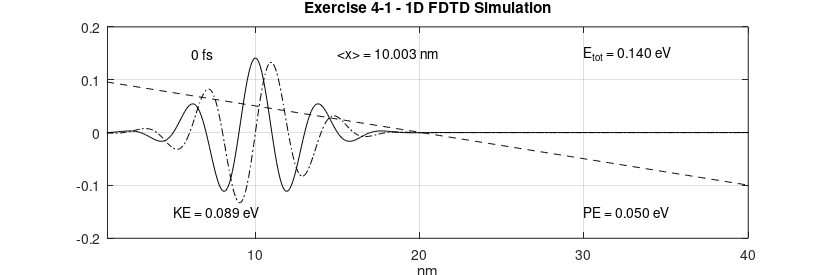
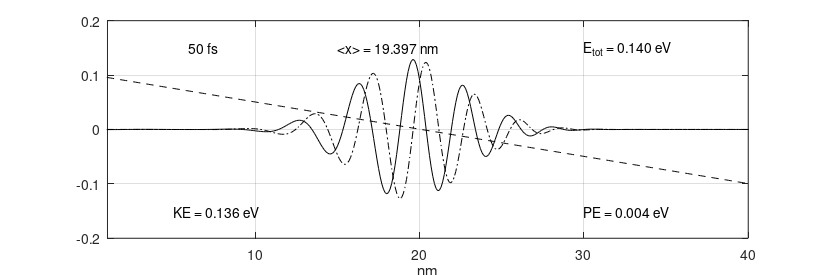
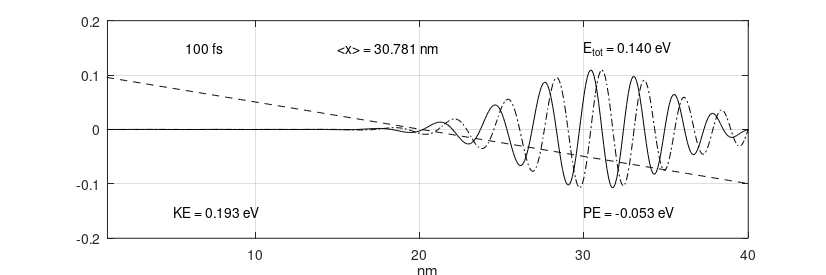

These figures' MATLAB source, in order:
##############################################################################
##
## Copyright (C) 2023, Ervin Mazlagic
##
## This file is part of the personal solutions manual for "Quantum Mechanics
## for Electrical Engineers" by Dennis M. Sullivan (ISBN 978-0-470-87409-7),
## see "github.com/ninux/qmee".
##
##############################################################################

## Chapter 1 - Exercise 4-1
## 1D FDTD simulation of psi

# cleanup environment
clear all;
close all;

% measure time for complete script to run
tic();

# general definitions and constants
h           = 6.626e-34;    # [J*s]     Plank's constant
hbar        = h/(2*pi);     # [J*s]     reduced Plank's constant
m0          = 9.1e-31;      # [kg]      free space mass of electron (rest mass)

meff_Si     = 1.08;         # [-]       effective mass factor of Si
meff_Ge     = 0.067;        # [-]       effective mass factor of Ge
meff_GaAs   = 0.55;         # [-]       effective mass factor of GaAs

meff        = meff_Si;      # [m]       effective mass
melec       = meff*m0;      # [?]       mass of an electron
ecoul       = 1.6e-19;      # [C]       charge of an electron
epsz        = 8.85e-9;      # [A*s/V/m] dielectric of free space
eV2J        = 1.6e-19;      # [-]       energy conversion factor (eV to J)
J2eV        = 1/eV2J;       # [-]       energy conversion factor (J to eV)

# simulation parameters
NN          = 400;          # [-]       number of points in the problem space
del_x       = .1e-9;        # [?]       cell size
dt          = 2e-17;        # [s]       time steps
DX          = del_x*1e9;    # [_]       cell size in nm
XX          = (DX:DX:DX*NN);# [-]       length in nm for plotting
ra          = (0.5*hbar/melec)*(dt/del_x^2);    # must be < 0.15 for stability

# check stability
if (ra < 0.15)
    # stable
elseif
    # unstable
    printf("WARNING: Simulation not stable, check parameters ...");
endif

# specification of the potential
# original code with loops
#{
V = zeros(1,NN);  # init potential vector

## potential definitions

# constant barrier band in center
for n = NN/2:NN/2+50
    V(n) = .15*eV2J;
end

# semiconductor condution band
for n = 1 : NN/2
    V(n) = .1*eV2J;
end

for n = NN/2+1 : NN
    V(n) = .2*eV2J;
end

# electric field
for n = 1 : NN
    V(n) = -(0.2/400)*(n-400)*eV2J;
end
#}
# new code with potential selection and without loops
V = zeros(1,NN);    # initialize potential vector with 0

# potential options
#{
    A = zero potential
    B = constant barrier band in center
    C = semiconductor conduction band
    D = one-sided finite wall
    E = linear electric field
    F = constant electric field
#}
potentialOption = "F";

if (potentialOption == "A")
    # zero potential
elseif (potentialOption == "B")
    # constant barrier band in center
    bw = 50;                    # barrier width
    vb = 0.15*eV2J;             # barrier potential
    V(NN/2:NN/2+bw) = vb;
elseif (potentialOption == "C")
    # semicondctor conduction band
    vb1 = 0.1*eV2J;             # 1st potential
    vb2 = 0.2*eV2J;             # 2nd potential
    V(1:NN/2) = vb1;
    V(NN/2+1:NN) = vb2;
elseif (potentialOption == "D")
    # one-sided finite wall
    vb = 0.2*eV2J;              # potential
    V(1:NN/2) = vb;
elseif (potentialOption == "E")
    # linear electric field
    vbm = (0.2/NN)*eV2J;        # max. potential
    V(1:NN) = ([NN:-1:1]')*vbm;
elseif (potentialOption == "F")
    vbm = (0.2/NN)*eV2J;        # max. potential
    V(1:NN) = ([NN/2:-1:-NN/2+1]')*vbm;
elseif
    printf("ERROR: invalid potential option, aborting script ...\n");
    return
endif

#initialize a sine wave in a gaussian envelope
lambda  = 40;           # pulse wavelength
sigma   = 40;           # pulse width
nc      = 100;          # starting position
prl     = zeros(1,NN);  # real part of the state variable
pim     = zeros(1,NN);  # imaginary part of the state variable
ptot    = 0.;           # total energy

# original code with loops
#{
for n=2:NN-1
    prl(n)  = exp(-1.*((n-nc)/sigma)^2)*cos(2*pi*(n-nc)/lambda);
    pim(n)  = exp(-1.*((n-nc)/sigma)^2)*sin(2*pi*(n-nc)/lambda);
    ptot    = ptot + prl(n)^2 + pim(n)^2;
end
#}
# new code without loops
prl(2:NN-1) = exp(-1.*(([2:NN-1]-nc)./sigma).^2) ...
            .* cos((2*pi).*([2:NN-1]-nc)./lambda);
pim(2:NN-1) = exp(-1.*(([2:NN-1]-nc)./sigma).^2) ...
            .* sin((2*pi).*([2:NN-1]-nc)./lambda);
ptot = sum(prl.^2) + sum(pim.^2);

pnorm = sqrt(ptot); # normalization constant

# normalize and check
ptot = 0.;

# original code with loops
#{
for n=1:NN
    prl(n)  = prl(n)/pnorm;
    pim(n)  = pim(n)/pnorm;
    ptot    = ptot + prl(n)^2 + pim(n)^2;
end
#}
# new code without loops
prl(1:NN) = prl(1:NN)./pnorm;
pim(1:NN) = pim(1:NN)./pnorm;
ptot = sum(prl(1:NN).^2) + sum(pim(1:NN).^2);

# check normalization for total energy
    norm_limit = (1e-3)*[-1, 1] + 1;
    if (ptot > norm_limit(1) && ptot < norm_limit(2))
        # normalization ok
        fprintf("INFO: Normalization for energy ok (n = %f, error = %2.3f %%).\n",
                ptot, (ptot-1)*1e2);
    else
        # normalization not ok
        fprintf("WARNING: Normalization for energy not ok (n = %f, error = %2.3f %%).\n",
                ptot, (ptot-1)*1e2);
    endif

# parameters for the FDTD simulation
T       = 0;    # absolute time in steps
n_step  = 1;    # steps per loop
count   = 0;    # number of loops
nos     = 2500; # number of timestepts between plots (equidistant)
nop     = 3;    # number of plots to be made

# perform simulation
while nop > count

    # this is the core FDTD program
    for m=1:n_step
        T = T+1;

        #{
        for n=2:NN-1
            prl(n) = prl(n) ...
                   - ra*(pim(n-1) -2*pim(n) + pim(n+1)) ...
                   + (dt/hbar)*V(n)*pim(n);
        end

        for n=2:NN-1
            pim(n) = pim(n) ...
                   + ra*(prl(n-1) -2*prl(n) + prl(n+1)) ...
                   - (dt/hbar)*V(n)*prl(n);
        end
        #}
        # new code without loops
        rng = [2:NN-1];

        prl(rng) = prl(rng) ...
                 - ra.*(pim(rng-1) - 2.*pim(rng) + pim(rng+1)) ...
                 + (dt/hbar).*V(rng).*pim(rng);

        pim(rng) = pim(rng) ...
                 + ra.*(prl(rng-1) - 2.*prl(rng) + prl(rng+1)) ...
                 - (dt/hbar).*V(rng).*prl(rng);
    end

    # calculate the expected values
    PE = 0.;    # initialize potential energy

    # original code with loops
    #{
    for n=1:NN
        psi(n) = prl(n) + i*pim(n);
        PE     = PE + psi(n)*psi(n)'*V(n);
    end
    #}
    # new code without loops
    psi(1:NN) = prl(1:NN) + i.*pim(1:NN);
    PE = sum(psi(1:NN).*conj(psi(1:NN)).*V(1:NN));

    # check normalization
    check_norm = psi*psi';
    norm_limit = (1e-3)*[-1, 1] + 1;
    if (check_norm > norm_limit(1) && check_norm < norm_limit(2))
        # normalization ok
        fprintf("INFO: Normalization for psi ok (n = %f, error = %2.3f %%).\n",
                check_norm, (check_norm-1)*1e2);
    else
        # normalization not ok
        fprintf("WARNING: Normalization for psi not ok (n = %f, error = %2.3f %%).\n",
                check_norm, (check_norm-1)*1e2);
    endif

    PE = PE*J2eV;    # potential energy

    ke = 0. + j*0.;

    # original code with loops
    #{
    for n=2:NN-1
        lap_p = psi(n+1) - 2*psi(n) + psi(n-1);
        ke = ke + lap_p*psi(n)';
    end
    #}
    # new code without loops
    rng = [2:NN-1];
    ke = sum((psi(rng+1)-2.*psi(rng)+psi(rng-1)).*conj(psi(rng)));

    KE = -J2eV*((hbar/del_x)^2/(2*melec))*real(ke);    # kinetic energy

    # original code with loops
    #{
    # calculate the expected position
    x_avg = 0;
    for n=1:NN
        x_avg += ((prl(n))^2 + (pim(n))^2) * (n*del_x);
    endfor
    #}
    # new code without loops
    x_avg = 0.;
    x_avg = sum( (prl(1:NN).^2 + pim(1:NN).^2) .* [1:NN].*del_x);

    # plot results
    figure(count+1);
    plot(XX, prl, "k");
    hold on;
    plot(XX, pim, "-.k");
    plot(XX, J2eV*V, "--k");
    hold off;

    axis([1 DX*NN -.2 .2] );

    # insert plot annotations
    text( 5,  .15, sprintf("%7.0f fs",           T*dt*1e15)); # show time in plot
    text( 5, -.15, sprintf("KE = %5.3f eV",      KE));        # show KE in plot
    text(30, -.15, sprintf("PE = %5.3f eV",      PE));        # show PE in plot
    text(30,  .15, sprintf("E_t_o_t = %5.3f eV", KE+PE));     # show Etot in plot
    text(15,  .15, sprintf("<x> = %5.3f nm",     x_avg*1e9)); % show <x> in plot

    xlabel("nm");

    set(gca, "fontsize", 10);
    if (count == 0)
        title("Exercise 4-1 - 1D FDTD Simulation");
    else
        title(" ");
    endif
    grid on;

    fig = gcf();
    set(fig, "PaperUnits", "centimeters");
    x_width = 21;
    y_width = 7;
    set(fig, "PaperPosition", [0 0 x_width y_width]);
    print(fig, strcat("ex_4_1_", num2str(count), ".png"), "-dpng");

    count++;
    n_step = nos;
end

# show time
elapsed_time = toc();
printf("INFO: Total time for simulation is %f s\n", elapsed_time);
